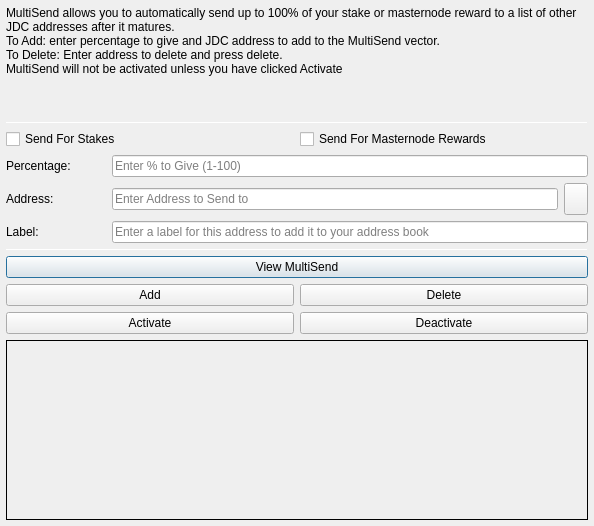
<?xml version="1.0" encoding="UTF-8"?>
<ui version="4.0">
 <class>MultiSendDialog</class>
 <widget class="QDialog" name="MultiSendDialog">
  <property name="windowModality">
   <enum>Qt::NonModal</enum>
  </property>
  <property name="geometry">
   <rect>
    <x>0</x>
    <y>0</y>
    <width>594</width>
    <height>526</height>
   </rect>
  </property>
  <property name="windowTitle">
   <string>MultiSend</string>
  </property>
  <layout class="QVBoxLayout" name="verticalLayout" stretch="0">
   <property name="leftMargin">
    <number>6</number>
   </property>
   <property name="topMargin">
    <number>6</number>
   </property>
   <property name="rightMargin">
    <number>6</number>
   </property>
   <property name="bottomMargin">
    <number>6</number>
   </property>
   <item>
    <layout class="QVBoxLayout" name="verticalLayout_Main" stretch="1,1,1,0,1,1,1">
     <item>
      <widget class="QLabel" name="label_2">
       <property name="lineWidth">
        <number>1</number>
       </property>
       <property name="text">
        <string>MultiSend allows you to automatically send up to 100% of your stake or masternode reward to a list of other JDC addresses after it matures.
To Add: enter percentage to give and JDC address to add to the MultiSend vector.
To Delete: Enter address to delete and press delete.
MultiSend will not be activated unless you have clicked Activate</string>
       </property>
       <property name="alignment">
        <set>Qt::AlignLeading|Qt::AlignLeft|Qt::AlignTop</set>
       </property>
       <property name="wordWrap">
        <bool>true</bool>
       </property>
      </widget>
     </item>
     <item>
      <widget class="Line" name="line">
       <property name="minimumSize">
        <size>
         <width>0</width>
         <height>1</height>
        </size>
       </property>
       <property name="maximumSize">
        <size>
         <width>16777215</width>
         <height>1</height>
        </size>
       </property>
       <property name="orientation">
        <enum>Qt::Horizontal</enum>
       </property>
      </widget>
     </item>
     <item>
      <layout class="QVBoxLayout" name="verticalLayout_Settings">
       <item>
        <layout class="QHBoxLayout" name="horizontalLayout">
         <item>
          <widget class="QCheckBox" name="multiSendStakeCheckBox">
           <property name="text">
            <string>Send For Stakes</string>
           </property>
          </widget>
         </item>
         <item>
          <widget class="QCheckBox" name="multiSendMasternodeCheckBox">
           <property name="text">
            <string>Send For Masternode Rewards</string>
           </property>
          </widget>
         </item>
        </layout>
       </item>
       <item>
        <layout class="QHBoxLayout" name="horizontalLayout_6">
         <item>
          <widget class="QLabel" name="label">
           <property name="minimumSize">
            <size>
             <width>100</width>
             <height>0</height>
            </size>
           </property>
           <property name="toolTip">
            <string>Percentage of stake to send</string>
           </property>
           <property name="text">
            <string>Percentage:</string>
           </property>
          </widget>
         </item>
         <item>
          <widget class="QLineEdit" name="multiSendPercentEdit">
           <property name="toolTip">
            <string>Enter whole numbers 1 - 100</string>
           </property>
           <property name="placeholderText">
            <string>Enter % to Give (1-100)</string>
           </property>
          </widget>
         </item>
        </layout>
       </item>
       <item>
        <layout class="QHBoxLayout" name="horizontalLayout_7">
         <item>
          <widget class="QLabel" name="label_5">
           <property name="minimumSize">
            <size>
             <width>100</width>
             <height>0</height>
            </size>
           </property>
           <property name="toolTip">
            <string>Address to send portion of stake to</string>
           </property>
           <property name="text">
            <string>Address:</string>
           </property>
          </widget>
         </item>
         <item>
          <widget class="QLineEdit" name="multiSendAddressEdit">
           <property name="toolTip">
            <string/>
           </property>
           <property name="placeholderText">
            <string>Enter Address to Send to</string>
           </property>
          </widget>
         </item>
         <item>
          <widget class="QToolButton" name="addressBookButton">
           <property name="maximumSize">
            <size>
             <width>16777215</width>
             <height>32</height>
            </size>
           </property>
           <property name="toolTip">
            <string>Choose an address from the address book</string>
           </property>
           <property name="text">
            <string/>
           </property>
           <property name="icon">
            <iconset resource="../jundcoin.qrc">
             <normaloff>:/icons/address-book</normaloff>:/icons/address-book</iconset>
           </property>
           <property name="shortcut">
            <string>Alt+A</string>
           </property>
          </widget>
         </item>
        </layout>
       </item>
      </layout>
     </item>
     <item>
      <layout class="QHBoxLayout" name="horizontalLayout_3">
       <item>
        <widget class="QLabel" name="label_3">
         <property name="minimumSize">
          <size>
           <width>100</width>
           <height>0</height>
          </size>
         </property>
         <property name="text">
          <string>Label:</string>
         </property>
        </widget>
       </item>
       <item>
        <widget class="QLineEdit" name="labelAddressLabelEdit">
         <property name="placeholderText">
          <string>Enter a label for this address to add it to your address book</string>
         </property>
        </widget>
       </item>
      </layout>
     </item>
     <item>
      <widget class="Line" name="line_2">
       <property name="minimumSize">
        <size>
         <width>0</width>
         <height>1</height>
        </size>
       </property>
       <property name="maximumSize">
        <size>
         <width>16777215</width>
         <height>1</height>
        </size>
       </property>
       <property name="orientation">
        <enum>Qt::Horizontal</enum>
       </property>
      </widget>
     </item>
     <item>
      <layout class="QVBoxLayout" name="verticalLayout_Buttons">
       <item>
        <layout class="QHBoxLayout" name="horizontalLayout_4">
         <item>
          <widget class="QPushButton" name="viewButton">
           <property name="toolTip">
            <string/>
           </property>
           <property name="statusTip">
            <string>View MultiSend Vector</string>
           </property>
           <property name="text">
            <string>View MultiSend</string>
           </property>
          </widget>
         </item>
        </layout>
       </item>
       <item>
        <layout class="QHBoxLayout" name="horizontalLayout_2">
         <item>
          <widget class="QPushButton" name="addButton">
           <property name="toolTip">
            <string/>
           </property>
           <property name="statusTip">
            <string>Add to MultiSend Vector</string>
           </property>
           <property name="text">
            <string>Add</string>
           </property>
          </widget>
         </item>
         <item>
          <widget class="QPushButton" name="deleteButton">
           <property name="toolTip">
            <string/>
           </property>
           <property name="statusTip">
            <string>Delete Address From MultiSend Vector</string>
           </property>
           <property name="text">
            <string>Delete</string>
           </property>
          </widget>
         </item>
        </layout>
       </item>
       <item>
        <layout class="QHBoxLayout" name="horizontalLayout_5">
         <item>
          <widget class="QPushButton" name="activateButton">
           <property name="statusTip">
            <string>Activate MultiSend</string>
           </property>
           <property name="text">
            <string>Activate</string>
           </property>
          </widget>
         </item>
         <item>
          <widget class="QPushButton" name="disableButton">
           <property name="statusTip">
            <string>Deactivate MultiSend</string>
           </property>
           <property name="text">
            <string>Deactivate</string>
           </property>
          </widget>
         </item>
        </layout>
       </item>
      </layout>
     </item>
     <item>
      <widget class="QLabel" name="message">
       <property name="minimumSize">
        <size>
         <width>0</width>
         <height>180</height>
        </size>
       </property>
       <property name="frameShape">
        <enum>QFrame::Panel</enum>
       </property>
       <property name="frameShadow">
        <enum>QFrame::Plain</enum>
       </property>
       <property name="lineWidth">
        <number>1</number>
       </property>
       <property name="midLineWidth">
        <number>1</number>
       </property>
       <property name="text">
        <string/>
       </property>
       <property name="alignment">
        <set>Qt::AlignLeading|Qt::AlignLeft|Qt::AlignTop</set>
       </property>
       <property name="wordWrap">
        <bool>true</bool>
       </property>
      </widget>
     </item>
    </layout>
   </item>
  </layout>
 </widget>
 <resources>
  <include location="../jundcoin.qrc"/>
 </resources>
 <connections/>
</ui>
